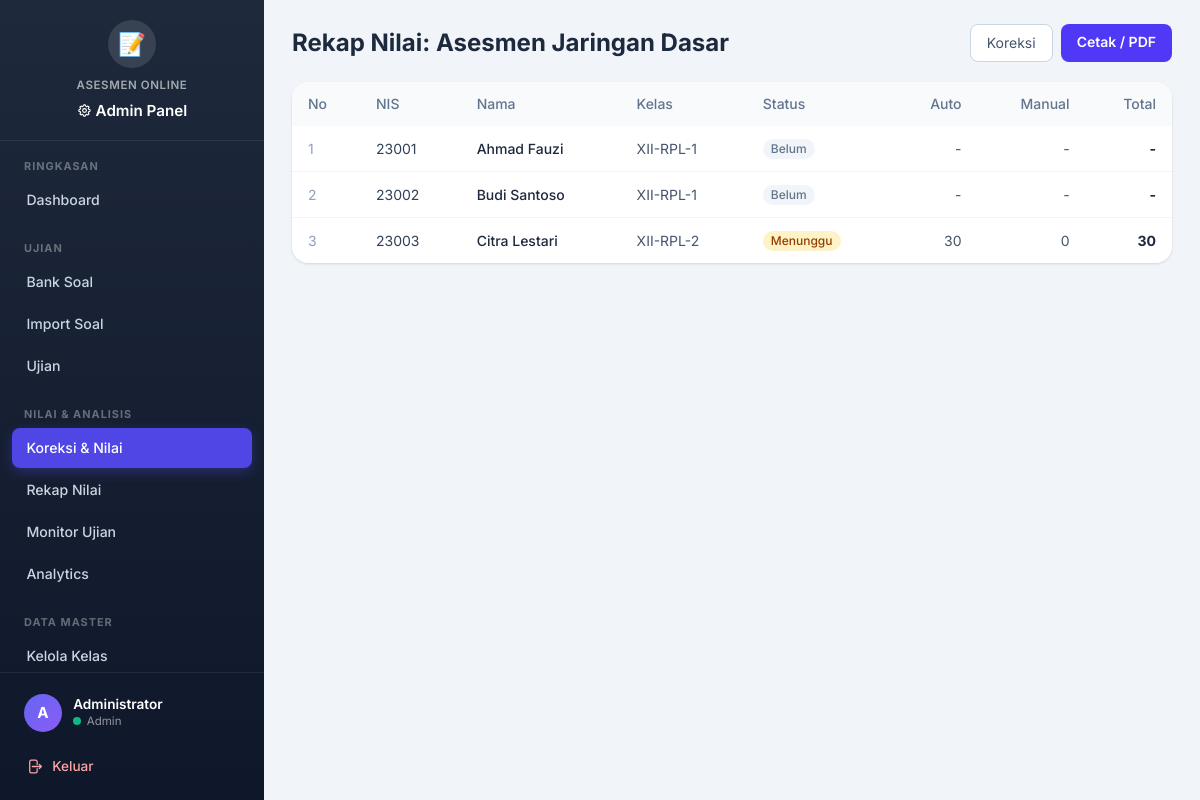
The page /admin/koreksi/rekap.php?ujian=1 (signed in) on the database its author committed.
### tables this page shows
CREATE TABLE IF NOT EXISTS ujian (
  id INT AUTO_INCREMENT PRIMARY KEY,
  judul VARCHAR(150) NOT NULL,
  mata_pelajaran VARCHAR(100) NULL,
  deskripsi TEXT NULL,
  tanggal_mulai DATETIME NULL,
  tanggal_selesai DATETIME NULL,
  durasi_menit INT NOT NULL DEFAULT 60,
  status ENUM('draft','aktif','selesai') NOT NULL DEFAULT 'draft',
  acak_soal TINYINT(1) NOT NULL DEFAULT 0,
  tampilkan_hasil TINYINT(1) NOT NULL DEFAULT 1,
  created_by INT NULL,
  created_at TIMESTAMP DEFAULT CURRENT_TIMESTAMP,
  updated_at TIMESTAMP DEFAULT CURRENT_TIMESTAMP ON UPDATE CURRENT_TIMESTAMP,
  CONSTRAINT fk_ujian_admin FOREIGN KEY (created_by) REFERENCES admin_users(id) ON DELETE SET NULL,
  KEY idx_ujian_status (status)
);

CREATE TABLE IF NOT EXISTS siswa (
  id INT AUTO_INCREMENT PRIMARY KEY,
  nis VARCHAR(50) NOT NULL UNIQUE,
  nama_lengkap VARCHAR(100) NOT NULL,
  password VARCHAR(255) NOT NULL,
  kelas_id INT NULL,
  is_active TINYINT(1) DEFAULT 1,
  created_at TIMESTAMP DEFAULT CURRENT_TIMESTAMP,
  CONSTRAINT fk_siswa_kelas FOREIGN KEY (kelas_id) REFERENCES kelas(id) ON DELETE SET NULL,
  KEY idx_siswa_kelas (kelas_id)
);

CREATE TABLE IF NOT EXISTS kelas (
  id INT AUTO_INCREMENT PRIMARY KEY,
  nama_kelas VARCHAR(50) NOT NULL UNIQUE,
  created_at TIMESTAMP DEFAULT CURRENT_TIMESTAMP
);

CREATE TABLE IF NOT EXISTS sesi_ujian (
  id INT AUTO_INCREMENT PRIMARY KEY,
  id_ujian INT NOT NULL,
  id_siswa INT NOT NULL,
  mulai_pada DATETIME NULL,
  berakhir_pada DATETIME NULL,      
  submitted_at DATETIME NULL,
  status ENUM('berlangsung','submitted','dinilai','dikoreksi') NOT NULL DEFAULT 'berlangsung',
  total_skor INT NOT NULL DEFAULT 0,
  total_poin_auto INT NOT NULL DEFAULT 0,
  total_poin_manual INT NOT NULL DEFAULT 0,
  ip_address VARCHAR(45) NULL,
  created_at TIMESTAMP DEFAULT CURRENT_TIMESTAMP,
  CONSTRAINT fk_sesi_ujian FOREIGN KEY (id_ujian) REFERENCES ujian(id) ON DELETE CASCADE,
  CONSTRAINT fk_sesi_siswa FOREIGN KEY (id_siswa) REFERENCES siswa(id) ON DELETE CASCADE,
  UNIQUE KEY uk_sesi (id_ujian, id_siswa),
  KEY idx_sesi_siswa (id_siswa)
);

### core/functions.php (called while the page is built, shortened)
<?php
function e($value) {
    return htmlspecialchars((string)$value, ENT_QUOTES, 'UTF-8');
}

### admin/koreksi/rekap.php (the view, shortened to what this page needs)
<?php
$id_ujian = (int)($_GET['ujian'] ?? 0);
$conn = db();
$stmt = $conn->prepare("SELECT * FROM ujian WHERE id = ?");
$stmt->bind_param('i', $id_ujian);
$stmt->execute();
$ujian = $stmt->get_result()->fetch_assoc();
$stmt = $conn->prepare("
    SELECT sis.nis, sis.nama_lengkap, k.nama_kelas,
           s.status AS status_sesi, s.total_skor, s.total_poin_auto, s.total_poin_manual, s.submitted_at
    FROM siswa sis
    LEFT JOIN kelas k ON k.id = sis.kelas_id
    LEFT JOIN sesi_ujian s ON s.id_siswa = sis.id AND s.id_ujian = ?
    LEFT JOIN ujian_kelas uk ON uk.id_ujian = ? AND uk.id_kelas = k.id
    WHERE uk.id_kelas IS NOT NULL
    ORDER BY k.nama_kelas, sis.nis
");
$stmt->bind_param('ii', $id_ujian, $id_ujian);
$stmt->execute();
$daftar = $stmt->get_result()->fetch_all(MYSQLI_ASSOC);
require __DIR__ . '/../../views/layout_admin_top.php';
?>
<div class="flex items-center justify-between">
  <h1 class="text-2xl font-bold text-slate-800">Rekap Nilai: <?= e($ujian['judul']) ?></h1>
  <div class="flex gap-2">
    <a href="nilai.php?ujian=<?= (int)$id_ujian ?>" class="rounded-lg border border-slate-300 bg-white px-4 py-2 text-sm text-slate-600 hover:bg-slate-50">Koreksi</a>
    <a href="rekap_cetak.php?ujian=<?= (int)$id_ujian ?>" class="rounded-lg bg-indigo-600 px-4 py-2 text-sm font-semibold text-white hover:bg-indigo-700">Cetak / PDF</a>
  </div>
</div>
<div class="mt-5 overflow-hidden rounded-2xl bg-white shadow">
  <table class="w-full text-left text-sm">
    <thead class="bg-slate-50 text-slate-500">
      <tr>
        <th class="px-4 py-3 font-medium">No</th>
        <th class="px-4 py-3 font-medium">NIS</th>
        <th class="px-4 py-3 font-medium">Nama</th>
        <th class="px-4 py-3 font-medium">Kelas</th>
        <th class="px-4 py-3 font-medium">Status</th>
        <th class="px-4 py-3 font-medium text-right">Auto</th>
        <th class="px-4 py-3 font-medium text-right">Manual</th>
        <th class="px-4 py-3 font-medium text-right">Total</th>
      </tr>
    </thead>
    <tbody class="divide-y divide-slate-100">
      <?php foreach ($daftar as $i => $d): ?>
        <tr class="hover:bg-slate-50">
          <td class="px-4 py-3 text-slate-400"><?= $i + 1 ?></td>
          <td class="px-4 py-3 font-mono text-slate-700"><?= e($d['nis']) ?></td>
          <td class="px-4 py-3 font-medium text-slate-800"><?= e($d['nama_lengkap']) ?></td>
          <td class="px-4 py-3 text-slate-600"><?= e($d['nama_kelas'] ?? '-') ?></td>
          <td class="px-4 py-3">
            <?php if ($d['status_sesi'] === 'dinilai'): ?>
              <span class="inline-flex rounded-full bg-green-100 px-2 py-0.5 text-xs font-medium text-green-800">Dinilai</span>
            <?php elseif ($d['status_sesi'] === 'submitted'): ?>
              <span class="inline-flex rounded-full bg-amber-100 px-2 py-0.5 text-xs font-medium text-amber-800">Menunggu</span>
            <?php elseif ($d['status_sesi'] === 'berlangsung'): ?>
              <span class="inline-flex rounded-full bg-blue-100 px-2 py-0.5 text-xs font-medium text-blue-800">Berlangsung</span>
            <?php else: ?>
              <span class="inline-flex rounded-full bg-slate-100 px-2 py-0.5 text-xs font-medium text-slate-500">Belum</span>
            <?php endif; ?>
          </td>
          <td class="px-4 py-3 text-right text-slate-600"><?= $d['status_sesi'] ? (int)$d['total_poin_auto'] : '-' ?></td>
          <td class="px-4 py-3 text-right text-slate-600"><?= $d['status_sesi'] ? (int)$d['total_poin_manual'] : '-' ?></td>
          <td class="px-4 py-3 text-right font-bold text-slate-800"><?= $d['status_sesi'] ? (int)$d['total_skor'] : '-' ?></td>
        </tr>
      <?php endforeach; ?>
    </tbody>
  </table>
</div>
<?php require __DIR__ . '/../../views/layout_admin_bottom.php'; ?>

### views/layout_admin_top.php (shortened to what this page needs)
<!DOCTYPE html>
<html lang="id" class="h-full">
<head>
<link rel="stylesheet" href="/assets/css/app.css">
<link rel="stylesheet" href="/assets/css/theme.css">
</head>
<body class="h-full bg-slate-100">
<div class="admin-shell">
  <?php require __DIR__ . '/admin_sidebar.php'; ?>
  <div class="admin-main">
    <div class="admin-content">

### views/admin_sidebar.php (shortened to what this page needs)
<?php
if (!isset($admin_nama)) $admin_nama = $_SESSION['admin_nama'] ?? 'Admin';
$admin_avatar = strtoupper(mb_substr($admin_nama, 0, 1));
$script_path = $_SERVER['SCRIPT_NAME'] ?? '';
$menu = [
    'ringkasan' => [
        'label' => 'Ringkasan',
        'items' => [
            ['href' => '/admin/index.php', 'label' => 'Dashboard', 'match' => ['/admin/index.php'], 'icon' => 'dashboard'],
        ],
    ],
    'ujian' => [
        'label' => 'Ujian',
        'items' => [
            ['href' => '/admin/soal/index.php', 'label' => 'Bank Soal', 'match' => ['/admin/soal/'], 'icon' => 'soal'],
            ['href' => '/admin/import_soal.php', 'label' => 'Import Soal', 'match' => ['/admin/import_soal.php'], 'icon' => 'import'],
            ['href' => '/admin/ujian/index.php', 'label' => 'Ujian', 'match' => ['/admin/ujian/'], 'icon' => 'ujian'],
        ],
    ],
    'nilai' => [
        'label' => 'Nilai & Analisis',
        'items' => [
            ['href' => '/admin/koreksi/index.php', 'label' => 'Koreksi & Nilai', 'match' => ['/admin/koreksi/'], 'icon' => 'koreksi'],
            ['href' => '/admin/rekap_nilai.php', 'label' => 'Rekap Nilai', 'match' => ['/admin/rekap_nilai.php'], 'icon' => 'rekap'],
            ['href' => '/admin/monitor_ujian.php', 'label' => 'Monitor Ujian', 'match' => ['/admin/monitor_ujian.php'], 'icon' => 'monitor'],
            ['href' => '/admin/analytics.php', 'label' => 'Analytics', 'match' => ['/admin/analytics.php'], 'icon' => 'analytics'],
        ],
    ],
    'master' => [
        'label' => 'Data Master',
        'items' => [
            ['href' => '/admin/kelola_kelas.php', 'label' => 'Kelola Kelas', 'match' => ['/admin/kelola_kelas.php', '/admin/kelas/'], 'icon' => 'kelas'],
            ['href' => '/admin/kelola_siswa.php', 'label' => 'Kelola Siswa', 'match' => ['/admin/kelola_siswa.php', '/admin/siswa/'], 'icon' => 'siswa'],
        ],
    ],
    'pengaturan' => [
        'label' => 'Pengaturan',
        'items' => [
            ['href' => '/admin/pengumuman.php', 'label' => 'Pengumuman', 'match' => ['/admin/pengumuman.php'], 'icon' => 'megaphone'],
            ['href' => '/admin/ganti_password.php', 'label' => 'Ganti Password', 'match' => ['/admin/ganti_password.php'], 'icon' => 'kunci'],
            ['href' => '/admin/log_aplikasi.php', 'label' => 'Log Aplikasi', 'match' => ['/admin/log_aplikasi.php'], 'icon' => 'log'],
            ['href' => '/admin/backup_restore.php', 'label' => 'Backup & Restore', 'match' => ['/admin/backup_restore.php'], 'icon' => 'backup'],
        ],
    ],
];
function sidebar_is_active($path, $matches) {
    foreach ($matches as $m) {
        if ($path === $m || str_starts_with($path, $m)) return true;
    }
    return false;
}
?>
<div class="admin-sidebar" id="adminSidebar">
  <div class="sidebar-brand">
    <div class="sidebar-logo">📝</div>
    <div class="sidebar-school-name">Asesmen Online</div>
    <h5> Admin Panel</h5>
  </div>
  <div class="sidebar-menu-wrapper">
    <?php foreach ($menu as $section): ?>
      <div class="sidebar-section-label"><?= e($section['label']) ?></div>
      <div class="sidebar-menu">
        <?php foreach ($section['items'] as $item): ?>
          <a href="<?= e($item['href']) ?>" class="<?= sidebar_is_active($script_path, $item['match']) ? 'active' : '' ?>">
            <?= e($item['label']) ?>
          </a>
        <?php endforeach; ?>
      </div>
    <?php endforeach; ?>
  </div>
  <div class="sidebar-footer">
    <div class="sidebar-user">
      <div class="sidebar-user-avatar"><?= e($admin_avatar) ?></div>
      <div>
        <div class="sidebar-user-name"><?= e($admin_nama) ?></div>
        <div class="sidebar-user-role"><span class="status-dot"></span> Admin</div>
      </div>
    </div>
    <a href="/logout_admin.php" class="sidebar-logout">
      <svg fill="none" stroke="currentColor" stroke-width="1.8" viewBox="0 0 24 24"><path stroke-linecap="round" stroke-linejoin="round" d="M15.75 9V5.25A2.25 2.25 0 0013.5 3h-6a2.25 2.25 0 00-2.25 2.25v13.5A2.25 2.25 0 007.5 21h6a2.25 2.25 0 002.25-2.25V15m3 0l3-3m0 0l-3-3m3 3H9"/></svg>
      Keluar
    </a>
  </div>
</div>

### views/layout_admin_bottom.php (shortened to what this page needs)
    </div>
  </div>
</div>
</body>
</html>

### assets/css/theme.css (style rules this page uses)
:root { --primary: #4f46e5; --primary-hover: #4338ca; --primary-light: #eef2ff; --secondary: #64748b; --success: #10b981; --success-light: #d1fae5; --warning: #f59e0b; --warning-light: #fef3c7; --danger: #ef4444; --danger-light: #fee2e2; --info: #3b82f6; --info-light: #dbeafe; --dark: #1e293b; --light: #f8fafc; --border: #e2e8f0; --sidebar-width: 264px; --sidebar-bg: linear-gradient(180deg, #1e293b 0%, #0f172a 100%); --card-shadow: 0 1px 3px rgba(0,0,0,0.06), 0 1px 2px rgba(0,0,0,0.04); --card-hover-shadow: 0 10px 25px rgba(0,0,0,0.10); --radius: 12px; --radius-sm: 8px; --font: 'Inter', system-ui, -apple-system, sans-serif; --transition: 0.2s ease; }
* { font-family: var(--font); }
body { font-size: 16px; line-height: 1.6; }
.admin-shell { display: flex; min-height: 100vh; }
.admin-sidebar { width: var(--sidebar-width); background: var(--sidebar-bg); position: fixed; inset: 0 auto 0 0; z-index: 1000; display: flex; flex-direction: column; transition: transform 0.3s ease; color: #cbd5e1; }
.sidebar-brand { padding: 1.25rem 1.5rem 1rem; border-bottom: 1px solid rgba(255,255,255,0.08); flex-shrink: 0; text-align: center; }
.sidebar-logo { width: 48px; height: 48px; margin: 0 auto 0.5rem; border-radius: 50%; background: rgba(255,255,255,0.12); display: inline-flex; align-items: center; justify-content: center; font-size: 1.4rem; }
.sidebar-school-name { color: rgba(255,255,255,0.6); font-size: 0.72rem; font-weight: 600; text-transform: uppercase; letter-spacing: 0.6px; }
.sidebar-brand h5 { color: #fff; font-size: 0.95rem; font-weight: 600; margin: 0.3rem 0 0; }
.sidebar-menu-wrapper { flex: 1; overflow-y: auto; scrollbar-width: thin; scrollbar-color: rgba(255,255,255,0.15) transparent; padding-bottom: 0.5rem; }
.sidebar-section-label { padding: 1.1rem 1.5rem 0.3rem; font-size: 0.68rem; font-weight: 700; letter-spacing: 1px; text-transform: uppercase; color: rgba(255,255,255,0.35); }
.sidebar-menu { padding: 0 0.75rem; }
.sidebar-menu a { display: flex; align-items: center; gap: 0.7rem; padding: 0.55rem 0.9rem; margin-bottom: 2px; border-radius: var(--radius-sm); color: #cbd5e1; text-decoration: none; font-size: 0.88rem; font-weight: 500; transition: all var(--transition); }
.sidebar-menu a.active { background: var(--primary); color: #fff; box-shadow: 0 4px 12px rgba(79,70,229,0.35); }
.sidebar-footer { padding: 0.9rem 1rem; border-top: 1px solid rgba(255,255,255,0.08); flex-shrink: 0; }
.sidebar-user { display: flex; align-items: center; gap: 0.7rem; padding: 0.4rem 0.5rem; border-radius: var(--radius-sm); }
.sidebar-user-avatar { width: 38px; height: 38px; border-radius: 50%; background: linear-gradient(135deg, #6366f1, #8b5cf6); color: #fff; display: flex; align-items: center; justify-content: center; font-weight: 700; font-size: 0.95rem; flex-shrink: 0; }
.sidebar-user-name { color: #fff; font-size: 0.85rem; font-weight: 600; line-height: 1.2; }
.sidebar-user-role { display: flex; align-items: center; gap: 0.35rem; color: rgba(255,255,255,0.55); font-size: 0.72rem; }
.sidebar-user-role .status-dot { width: 8px; height: 8px; border-radius: 50%; background: #10b981; }
.sidebar-logout { display: flex; align-items: center; gap: 0.6rem; margin-top: 0.6rem; padding: 0.5rem 0.6rem; border-radius: var(--radius-sm); color: #fca5a5; text-decoration: none; font-size: 0.85rem; font-weight: 500; transition: all var(--transition); }
.sidebar-logout svg { width: 17px; height: 17px; }
.admin-main { flex: 1; margin-left: var(--sidebar-width); min-width: 0; }
.admin-content { max-width: 1200px; margin: 0 auto; padding: 1.5rem 1.75rem 3rem; }

### rows shown on the page
ujian: judul "Asesmen Jaringan Dasar"
siswa: nis "23001", nama_lengkap "Ahmad Fauzi", kelas.nama_kelas "XII-RPL-1", shows "Belum"
siswa: nis "23002", nama_lengkap "Budi Santoso", kelas.nama_kelas "XII-RPL-1", shows "Belum"
siswa: nis "23003", nama_lengkap "Citra Lestari", kelas.nama_kelas "XII-RPL-2", shows "Menunggu", sesi_ujian.total_poin_auto "30", sesi_ujian.total_poin_manual "0", sesi_ujian.total_skor "30"

### other values the page prints
$section['label'] "RINGKASAN"
$item['label'] "Dashboard"
$section['label'] "UJIAN"
$item['label'] "Bank Soal"
$item['label'] "Import Soal"
$item['label'] "Ujian"
$section['label'] "NILAI & ANALISIS"
$item['label'] "Koreksi & Nilai"
$item['label'] "Rekap Nilai"
$item['label'] "Monitor Ujian"
$item['label'] "Analytics"
$section['label'] "DATA MASTER"
$item['label'] "Kelola Kelas"
$admin_avatar "A"
$admin_nama "Administrator"
